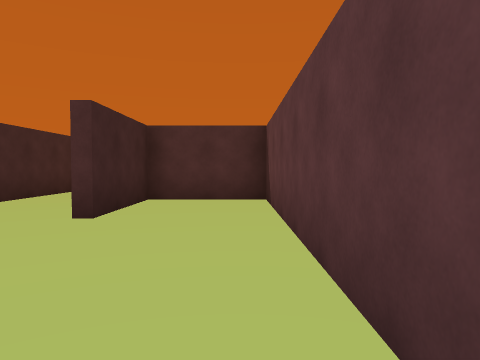
view 1 (above)

17 first-person views from a walk through a scene from a Unity 3-D project. The camera is 1.2 m above the floor, tilts 2° down and sees 70° across. The floor is counted in squares, 2 m on a side. Each view is taken from the middle of a square. On the plan, view 1 faces up. The plan holds only what a view shows up to about 10 squares ahead; the rest is blank. The player is left out.

view 2
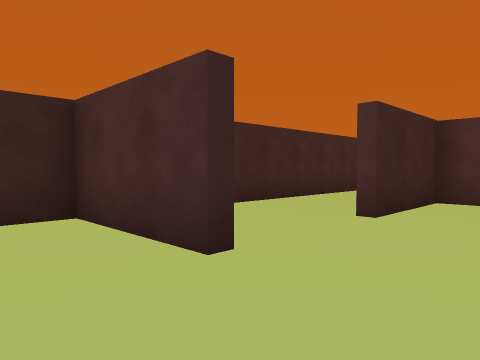

view 3
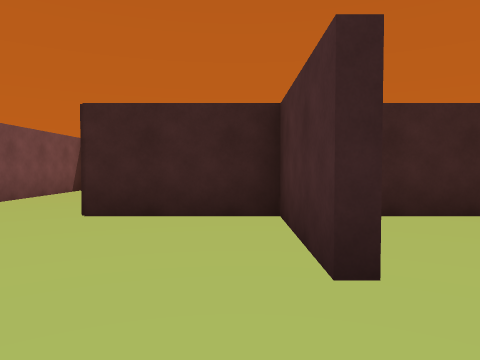

view 4
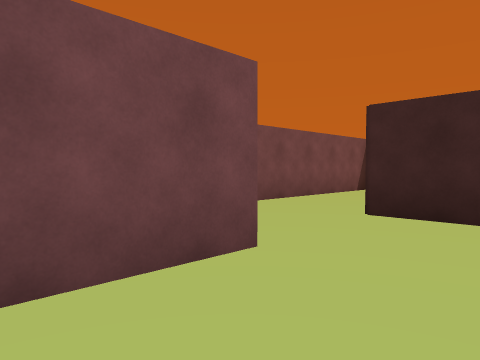

view 5
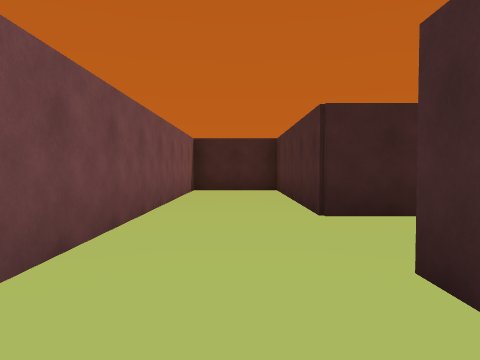

view 6
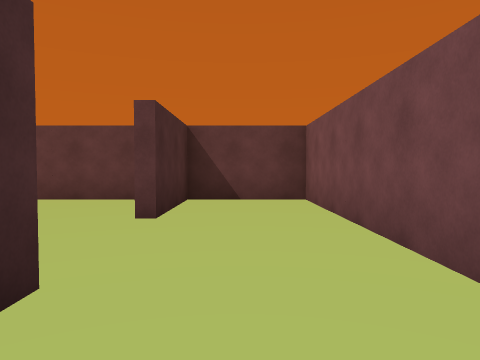

view 7
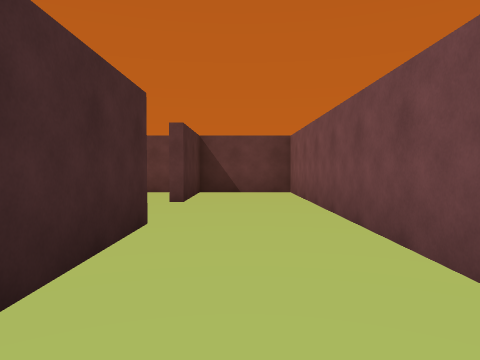

view 8
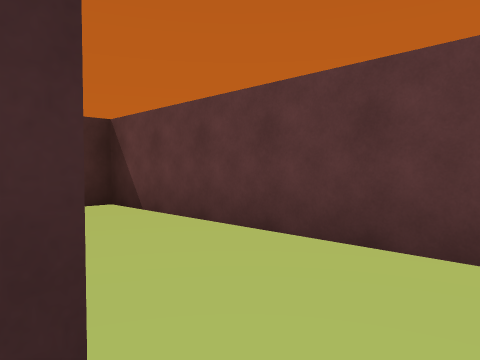

view 9
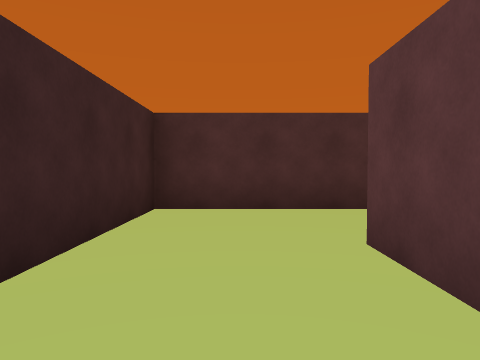

view 10
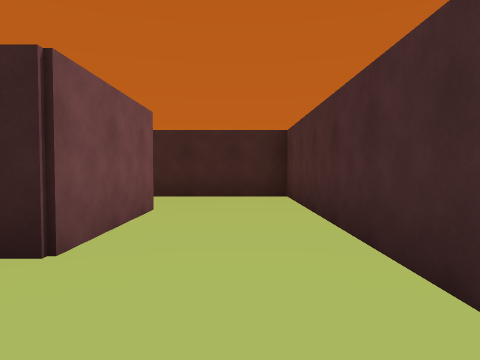

view 11
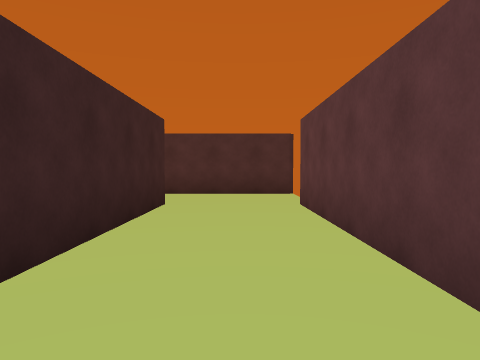

view 12
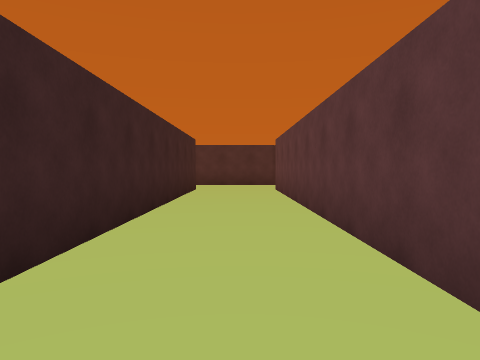

view 13
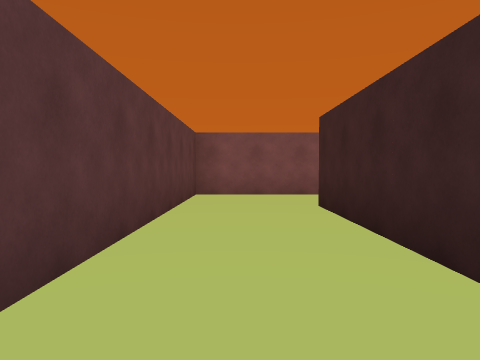

view 14
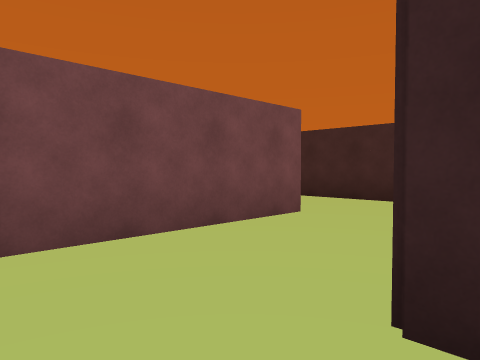

view 15
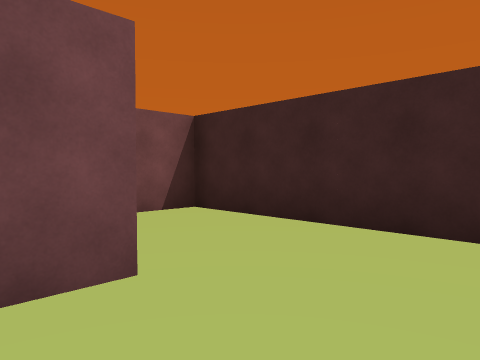

view 16
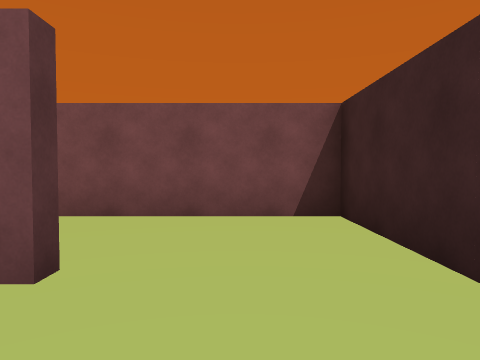

view 17
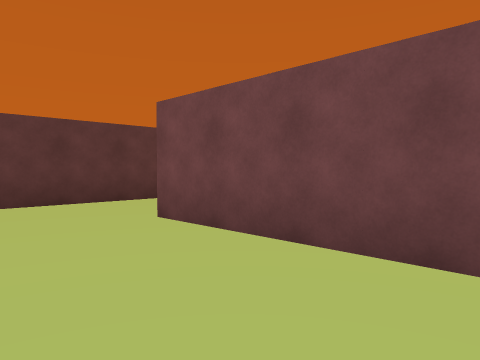

### Floor plan
Points are (right, up) in squares from view 1. A wall is a line through its corners. A room is listed if a view was taken in it or the views show most of it. See-through windows are left out.
Room 1 (views 1, 2, 3, 4, 8)
walls: (-1.8, 1.5) (-4.3, 1.5) (-4.3, -1); (-2, -0.7) (-0.2, -0.7); (0.5, -0.4) (0.5, 2.6)
ways out: opening at (-2.5, -1) to room 2; opening at (-0.5, 2) to room 7
Room 2 (views 5, 6, 7)
walls: (-4.3, -1) (-9.2, -1) (-9.2, -3.3) (0.5, -3.3) (0.5, -1) (-2, -1)
ways out: opening at (-2.5, -1) to room 1
Room 3 (view 9)
walls: (-2, 5.4) (-2, 6.8); (-2.6, 9) (-4.3, 9) (-4.3, 2.8)
ways out: opening at (-2, 8) to room 4; opening at (-2, 3.5) to room 7
Room 4 (view 10)
walls: (3.4, 9) (-2.6, 9); (-2, 6.8) (0.8, 6.8)
ways out: opening at (-2, 8) to room 3; opening at (2, 6) to room 5
Room 5 (views 11, 12, 13, 14, 15, 16)
walls: (-2, -5.7) (3, -5.7) (3, 6.6); (-4.3, -4.5) (-4.3, -5.5); (0.8, 6.8) (0.8, -3.5)
ways out: opening at (2, 6) to room 4; opening at (-2.5, -6) to room 6
Room 6 (view 17)
walls: (-4.3, -5.5) (-4.3, -8.3) (0.8, -8.3)
ways out: opening at (-2.5, -6) to room 5; opening at (2, -8)
Room 7 (no view inside)
walls: (0.5, 2.6) (0.5, 6.5) (-1.8, 6.5) (-1.8, 4)
ways out: opening at (-0.5, 2) to room 1; opening at (-2, 3.5) to room 3

Where each view was taken, in squares from view 1:
view 1: 0 up, 0 right, facing up
view 2: 0 up, 0 right, facing up-left
view 3: 1 up, 0 right, facing left
view 4: 1 up, 0 right, facing down-left
view 5: 2 down, 0 right, facing left
view 6: 2 down, 6 left, facing right
view 7: 2 down, 8 left, facing right
view 8: 1 up, 2 left, facing up-right
view 9: 4 up, 3 left, facing up
view 10: 8 up, 3 right, facing left
view 11: 1 up, 2 right, facing up
view 12: 3 down, 2 right, facing up
view 13: 2 up, 2 right, facing down
view 14: 3 down, 2 right, facing down-left
view 15: 4 down, 1 left, facing down-left
view 16: 4 down, 3 left, facing down
view 17: 6 down, 3 left, facing down-right
